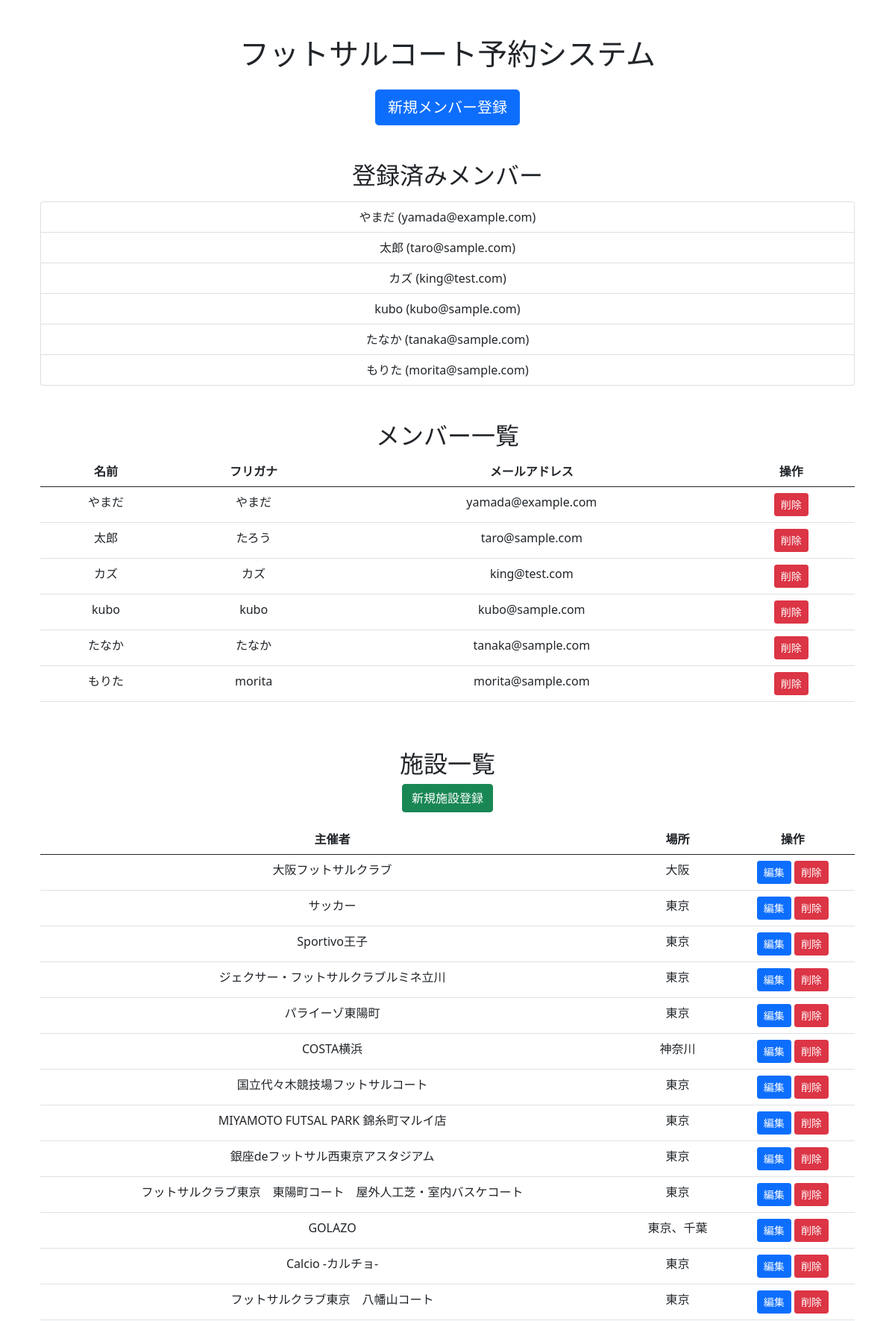
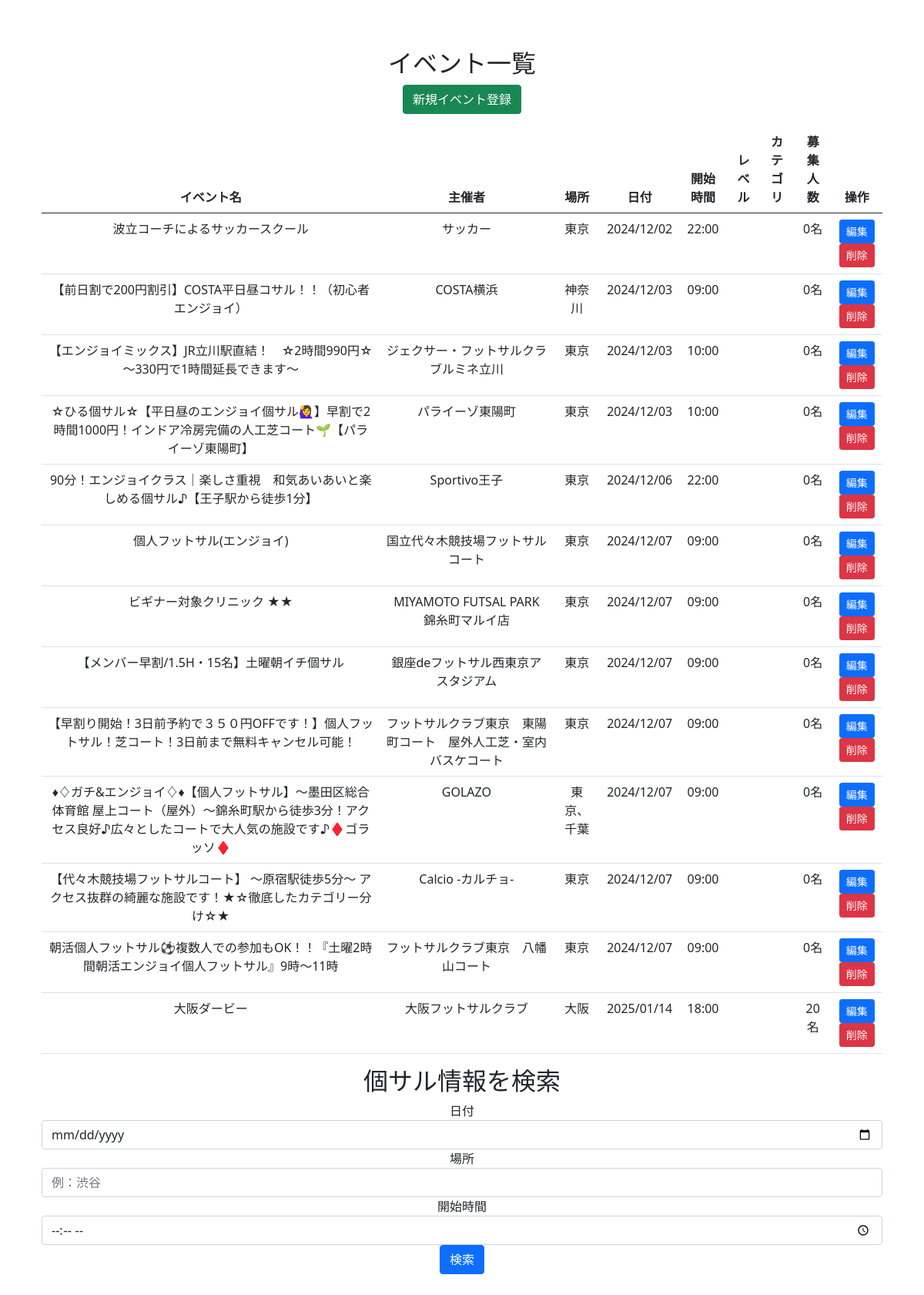
The page / on the database its author committed (2 pictures, top to bottom).
### users/models.py (models this page shows, shortened)
class User(models.Model):
    name = models.CharField(max_length=200)
    furigana = models.CharField(max_length=200)
    email = models.EmailField(max_length=200, unique=True)
    password = models.CharField(max_length=200)
    phone_number = models.CharField(max_length=200, null=True, blank=True)
    gender = models.CharField(max_length=200, null=True, blank=True)
    birth_date = models.DateField(null=True, blank=True)
    created_at = models.DateTimeField(default=timezone.now)
    updated_at = models.DateTimeField(auto_now=True)

class Facility(models.Model):
    court_name = models.CharField(max_length=200)
    location = models.CharField(max_length=200)

class Event(models.Model):
    facility = models.ForeignKey(Facility, on_delete=models.CASCADE, related_name='events')
    event_name = models.CharField(max_length=200)
    event_date = models.DateField()
    start_time = models.TimeField()
    level_class = models.CharField(max_length=100)
    category = models.CharField(max_length=100)
    capacity = models.IntegerField()
    created_at = models.DateTimeField(default=timezone.now)
    updated_at = models.DateTimeField(auto_now=True)

### users/views.py (the view)
# urls.py: path('', views.index, name='index'),
def index(request):
    users = User.objects.all().order_by('created_at')
    facilities = Facility.objects.all()
    events = Event.objects.all().order_by('event_date', 'start_time')
    return render(request, 'users/index.html', {
        'users': users,
        'facilities': facilities,
        'events': events,
    })

### users/templates/users/index.html (shortened to what this page needs)
{% extends "users/base.html" %}
{% load django_bootstrap5 %}
{% load static %}
{% block content %}
<div class="container">
    <div class="text-center my-5">
        <h1>フットサルコート予約システム</h1>
        <div class="mt-4">
            <a href="{% url 'users:user_register' %}" class="btn btn-primary btn-lg mx-2">新規メンバー登録</a>
        </div>
        <div class="mt-5">
            <h2>登録済みメンバー</h2>
            {% if users %}
                <div class="list-group mt-3">
                    {% for user in users %}
                        <a href="{% url 'users:mypage' user.id %}" class="list-group-item list-group-item-action">
                            {{ user.name }} ({{ user.email }})
                        </a>
                    {% endfor %}
                </div>
            {% else %}
                <p>登録済みメンバーはいません。</p>
            {% endif %}
        </div>
        <div class="mt-5">
            <h2>メンバー一覧</h2>
            {% if users %}
                <div class="table-responsive">
                    <table class="table">
                        <thead>
                            <tr>
                                <th>名前</th>
                                <th>フリガナ</th>
                                <th>メールアドレス</th>
                                <th>操作</th>
                            </tr>
                        </thead>
                        <tbody>
                            {% for user in users %}
                                <tr>
                                    <td>{{ user.name }}</td>
                                    <td>{{ user.furigana }}</td>
                                    <td>{{ user.email }}</td>
                                    <td>
                                        <form method="post" action="{% url 'users:user_delete' user.pk %}" style="display: inline;">
                                            <button type="submit" class="btn btn-danger btn-sm" onclick="return confirm('本当に削除しますか？')">削除</button>
                                        </form>
                                    </td>
                                </tr>
                            {% endfor %}
                        </tbody>
                    </table>
                </div>
            {% else %}
                <p>登録済みメンバーはいません。</p>
            {% endif %}
        </div>
        <div class="mt-5">
            <h2>施設一覧</h2>
            <a href="{% url 'users:facility_new' %}" class="btn btn-success mb-3">新規施設登録</a>
            {% if facilities %}
                <div class="table-responsive">
                    <table class="table">
                        <thead>
                            <tr>
                                <th>主催者</th>
                                <th>場所</th>
                                <th>操作</th>
                            </tr>
                        </thead>
                        <tbody>
                            {% for facility in facilities %}
                                <tr>
                                    <td>{{ facility.court_name }}</td>
                                    <td>{{ facility.location }}</td>
                                    <td>
                                        <a href="{% url 'users:facility_edit' facility.pk %}" class="btn btn-primary btn-sm">編集</a>
                                        <form method="post" action="{% url 'users:facility_delete' facility.pk %}" style="display: inline;">
                                            <button type="submit" class="btn btn-danger btn-sm" onclick="return confirm('この施設を削除しますか？')">削除</button>
                                        </form>
                                    </td>
                                </tr>
                            {% endfor %}
                        </tbody>
                    </table>
                </div>
            {% else %}
                <p>登録済み施設はありません。</p>
            {% endif %}
        </div>
        <div class="mt-5">
            <h2>イベント一覧</h2>
            <a href="{% url 'users:event_new' %}" class="btn btn-success mb-3">新規イベント登録</a>
            {% if events %}
                <div class="table-responsive">
                    <table class="table">
                        <thead>
                            <tr>
                                <th>イベント名</th>
                                <th>主催者</th>
                                <th>場所</th>
                                <th>日付</th>
                                <th>開始時間</th>
                                <th>レベル</th>
                                <th>カテゴリ</th>
                                <th>募集人数</th>
                                <th>操作</th>
                            </tr>
                        </thead>
                        <tbody>
                            {% for event in events %}
                                <tr>
                                    <td>{{ event.event_name }}</td>
                                    <td>{{ event.facility.court_name }}</td>
                                    <td>{{ event.facility.location }}</td>
                                    <td>{{ event.event_date|date:"Y/m/d" }}</td>
                                    <td>{{ event.start_time|time:"H:i" }}</td>
                                    <td>{{ event.get_level_class_display }}</td>
                                    <td>{{ event.get_category_display }}</td>
                                    <td>{{ event.capacity }}名</td>
                                    <td>
                                        <a href="{% url 'users:event_edit' event.pk %}" class="btn btn-primary btn-sm">編集</a>
                                        <form method="post" action="{% url 'users:event_delete' event.pk %}" style="display: inline;">
                                            <button type="submit" class="btn btn-danger btn-sm" onclick="return confirm('このイベントを削除しますか？')">削除</button>
                                        </form>
                                    </td>
                                </tr>
                            {% endfor %}
                        </tbody>
                    </table>
                </div>
            {% else %}
                <p>登録済みイベントはありません。</p>
            {% endif %}
        </div>
        <section class="scraping-section">
            <h2>個サル情報を検索</h2>
            <form id="scrapeForm" class="search-form" method="POST" action="{% url 'users:scrape_events' %}">
                <div class="form-group">
                    <label for="date">日付</label>
                    <input type="date" id="date" name="date" class="form-control" required>
                </div>
                <div class="form-group">
                    <label for="location">場所</label>
                    <input type="text" id="location" name="location" class="form-control" placeholder="例：渋谷" required>
                </div>
                <div class="form-group">
                    <label for="start_time">開始時間</label>
                    <input type="time" id="start_time" name="start_time" class="form-control" required>
                </div>
                <button type="submit" class="btn btn-primary">検索</button>
            </form>
        </section>
    </div>
</div>
{% endblock %}

### users/templates/users/base.html (shortened to what this page needs)
<!DOCTYPE html>
<html lang="ja">
<head>
    <link href="https://cdn.jsdelivr.net/npm/bootstrap@5.0.2/dist/css/bootstrap.min.css" rel="stylesheet">
    <link rel="stylesheet" href="https://cdnjs.cloudflare.com/ajax/libs/bootstrap-datepicker/1.9.0/css/bootstrap-datepicker.min.css">
</head>
<body>
    <div class="container">
        {% block content %}{% endblock %}
    </div>
</body>
</html>

### rows shown on the page
User: name "やまだ", email "yamada@example.com", furigana "やまだ"
User: name "太郎", email "taro@sample.com", furigana "たろう"
User: name "カズ", email "king@test.com", furigana "カズ"
User: name "kubo", email "kubo@sample.com", furigana "kubo"
User: name "たなか", email "tanaka@sample.com", furigana "たなか"
User: name "もりた", email "morita@sample.com", furigana "morita"
Facility: court_name "大阪フットサルクラブ", location "大阪"
Facility: court_name "サッカー", location "東京"
Facility: court_name "Sportivo王子", location "東京"
Facility: court_name "ジェクサー・フットサルクラブルミネ立川", location "東京"
Facility: court_name "パライーゾ東陽町", location "東京"
Facility: court_name "COSTA横浜", location "神奈川"
Facility: court_name "国立代々木競技場フットサルコート", location "東京"
Facility: court_name "MIYAMOTO FUTSAL PARK 錦糸町マルイ店", location "東京"
Facility: court_name "銀座deフットサル西東京アスタジアム", location "東京"
Facility: court_name "フットサルクラブ東京 東陽町コート 屋外人工芝・室内バスケコート", location "東京"
Facility: court_name "GOLAZO", location "東京、千葉"
Facility: court_name "Calcio -カルチョ-", location "東京"
Facility: court_name "フットサルクラブ東京 八幡山コート", location "東京"
Event: event_name "波立コーチによるサッカースクール", facility.court_name "サッカー", facility.location "東京", event_date "2024/12/02", start_time "22:00", capacity "0"
Event: event_name "【前日割で200円割引】COSTA平日昼コサル！！（初心者エンジョイ）", facility.court_name "COSTA横浜", facility.location "神奈川", event_date "2024/12/03", start_time "09:00", capacity "0"
Event: event_name "【エンジョイミックス】JR立川駅直結！ ☆2時間990円☆ ～330円で1時間延長できます～", facility.court_name "ジェクサー・フットサルクラブルミネ立川", facility.location "東京", event_date "2024/12/03", start_time "10:00", capacity "0"
Event: event_name "☆ひる個サル☆【平日昼のエンジョイ個サル🙋‍♀️】早割で2時間1000円！インドア冷房完備の人工芝コート🌱【パライーゾ東陽町】", facility.court_name "パライーゾ東陽町", facility.location "東京", event_date "2024/12/03", start_time "10:00", capacity "0"
Event: event_name "90分！エンジョイクラス｜楽しさ重視 和気あいあいと楽しめる個サル♪【王子駅から徒歩1分】", facility.court_name "Sportivo王子", facility.location "東京", event_date "2024/12/06", start_time "22:00", capacity "0"
Event: event_name "個人フットサル(エンジョイ)", facility.court_name "国立代々木競技場フットサルコート", facility.location "東京", event_date "2024/12/07", start_time "09:00", capacity "0"
Event: event_name "ビギナー対象クリニック ★★", facility.court_name "MIYAMOTO FUTSAL PARK 錦糸町マルイ店", facility.location "東京", event_date "2024/12/07", start_time "09:00", capacity "0"
Event: event_name "【メンバー早割/1.5H・15名】土曜朝イチ個サル", facility.court_name "銀座deフットサル西東京アスタジアム", facility.location "東京", event_date "2024/12/07", start_time "09:00", capacity "0"
Event: event_name "【早割り開始！3日前予約で３５０円OFFです！】個人フットサル！芝コート！3日前まで無料キャンセル可能！", facility.court_name "フットサルクラブ東京 東陽町コート 屋外人工芝・室内バスケコート", facility.location "東京", event_date "2024/12/07", start_time "09:00", capacity "0"
Event: event_name "♦︎♢ガチ&エンジョイ♢♦︎【個人フットサル】〜墨田区総合体育館 屋上コート（屋外）〜錦糸町駅から徒歩3分！アクセス良好♪広々としたコートで大人気の施設です♪♦️ゴラッソ♦️", facility.court_name "GOLAZO", facility.location "東京、千葉", event_date "2024/12/07", start_time "09:00", capacity "0"
Event: event_name "【代々木競技場フットサルコート】 ～原宿駅徒歩5分～ アクセス抜群の綺麗な施設です！★☆徹底したカテゴリー分け☆★", facility.court_name "Calcio -カルチョ-", facility.location "東京", event_date "2024/12/07", start_time "09:00", capacity "0"
Event: event_name "朝活個人フットサル⚽複数人での参加もOK！！『土曜2時間朝活エンジョイ個人フットサル』9時～11時", facility.court_name "フットサルクラブ東京 八幡山コート", facility.location "東京", event_date "2024/12/07", start_time "09:00", capacity "0"
Event: event_name "大阪ダービー", facility.court_name "大阪フットサルクラブ", facility.location "大阪", event_date "2025/01/14", start_time "18:00", capacity "20"
